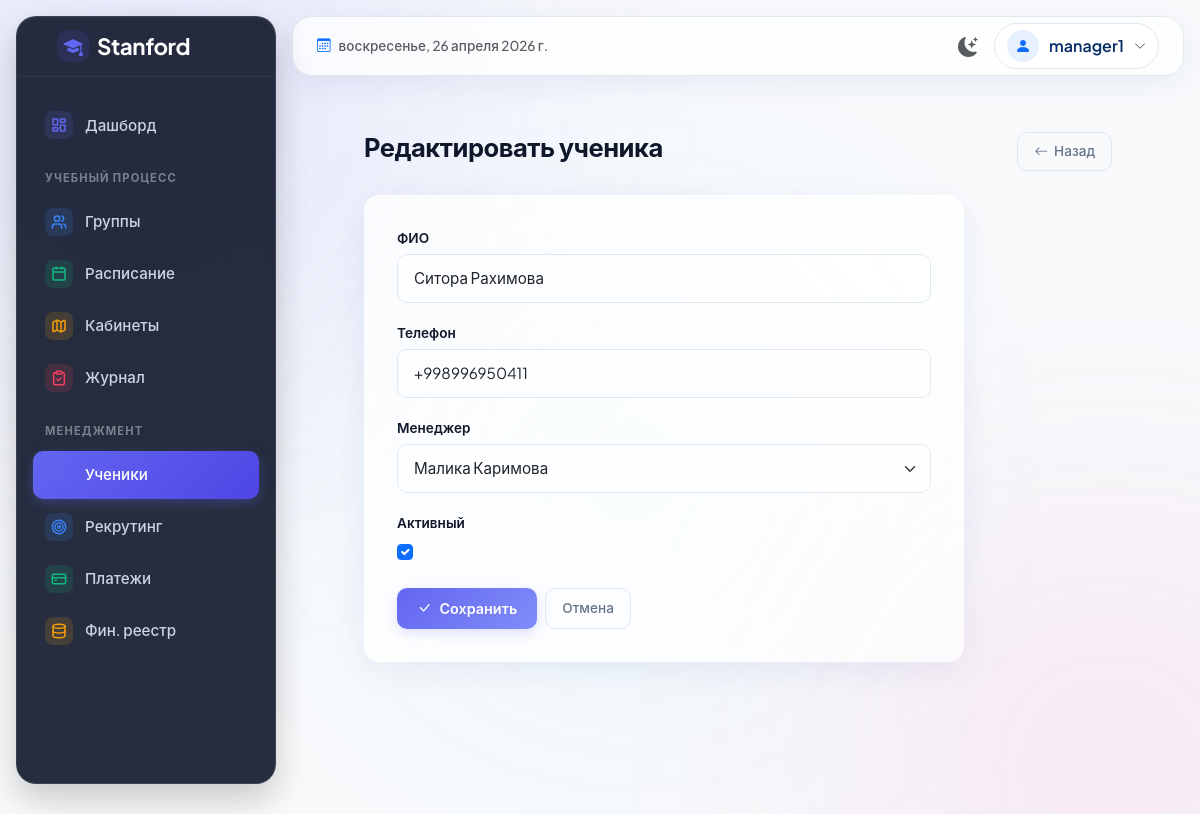
The app's page /students/41/edit/ (signed in) with its own data.
### apps/students/models.py (models this page shows, shortened)
class Student(models.Model):
    name = models.CharField('ФИО', max_length=200)
    phone = models.CharField('Телефон', max_length=20, blank=True)
    manager = models.ForeignKey(
        'managers.Manager',
        on_delete=models.SET_NULL,
        null=True,
        blank=True,
        related_name='students',
        verbose_name='Менеджер'
    )
    created_at = models.DateTimeField('Дата создания', auto_now_add=True)
    is_active = models.BooleanField('Активный', default=True)
    class Meta:
        verbose_name = 'Ученик'
        verbose_name_plural = 'Ученики'
        ordering = ['name']

### apps/students/views.py (the view, shortened to what this page needs)
# urls.py: path('<int:pk>/edit/', views.StudentUpdateView.as_view(), name='edit'),
class StudentUpdateView(LoginRequiredMixin, UpdateView):
    model = Student
    form_class = StudentForm
    template_name = 'students/student_form.html'
    success_url = reverse_lazy('students:list')
    def render_to_response(self, context, **response_kwargs):
        if 'HX-Request' in self.request.headers:
            context['modal_title'] = 'Редактировать ученика'
            return super().render_to_response(context, **response_kwargs)
        return super().render_to_response(context, **response_kwargs)
    def get_template_names(self):
        if 'HX-Request' in self.request.headers:
            return ['includes/modal_form.html']
        return [self.template_name]

### apps/students/forms.py
class StudentForm(forms.ModelForm):
    class Meta:
        model = Student
        fields = ['name', 'phone', 'manager', 'is_active']
        widgets = {
            'name': forms.TextInput(attrs={'class': 'form-control', 'placeholder': 'ФИО ученика'}),
            'phone': forms.TextInput(attrs={'class': 'form-control mask-phone', 'placeholder': '+998 XX XXX XX XX'}),
            'manager': forms.Select(attrs={'class': 'form-select'}),
            'is_active': forms.CheckboxInput(attrs={'class': 'form-check-input'}),
        }

### apps/managers/models.py (called while the page is built)
    def __str__(self):
        return self.name

### templates/students/student_form.html (shortened to what this page needs)
{% extends 'base.html' %}
{% block content %}
<div class="page-header">
    <h1 class="page-title">{% if form.instance.pk %}Редактировать ученика{% else %}Добавить ученика{% endif %}</h1>
    <a href="{% url 'students:list' %}" class="btn-outline-custom">
        <i class="bi bi-arrow-left"></i> Назад
    </a>
</div>
<div class="form-card">
    <form method="post">
        {% for field in form %}
        <div class="form-group">
            <label for="{{ field.id_for_label }}">{{ field.label }}</label>
            {{ field }}
        </div>
        {% endfor %}
        <div class="d-flex gap-2 mt-4">
            <button type="submit" class="btn-primary-custom">
                <i class="bi bi-check-lg"></i> Сохранить
            </button>
            <a href="{% url 'students:list' %}" class="btn-outline-custom">Отмена</a>
        </div>
    </form>
</div>
{% endblock %}

### templates/base.html (shortened to what this page needs)
{% load static %}
<!DOCTYPE html>
<html lang="ru" data-bs-theme="light">
<head>
    <link href="https://cdn.jsdelivr.net/npm/bootstrap@5.3.3/dist/css/bootstrap.min.css" rel="stylesheet">
    <link href="https://cdn.jsdelivr.net/npm/bootstrap-icons@1.11.3/font/bootstrap-icons.min.css" rel="stylesheet">
    <link href="{% static 'css/style.css' %}" rel="stylesheet">
</head>
<body class="bg-body-custom">
    <div class="main-bg-orb orb-2"></div>
    <div class="app-container">
        <aside class="sidebar" id="sidebar">
            <div class="sidebar-brand-area brand-area">
                <a href="{% url 'dashboard' %}" class="d-flex align-items-center gap-2 text-decoration-none px-3">
                    <div class="brand-icon" style="width:32px;height:32px;font-size:1.2rem;">
                        <i class="bi bi-mortarboard-fill"></i>
                    </div>
                    <span class="sidebar-brand-text">Stanford</span>
                </a>
            </div>
            <div class="sidebar-menu">
                <a href="{% url 'dashboard' %}" class="sidebar-link {% if request.path == '/' or '/dashboard/' in request.path %}active{% endif %}">
                    <div class="icon-pill-colored sm pill-indigo">
                        <i data-lucide="layout-dashboard"></i>
                    </div>
                    <span>Дашборд</span>
                </a>
                {% if request.user.is_superuser or request.user.manager or request.user.teacher %}
                <div class="sidebar-heading">Учебный процесс</div>
                <a href="{% url 'groups:list' %}" class="sidebar-link {% if '/groups/' in request.path and 'schedule' not in request.path %}active{% endif %}">
                    <div class="icon-pill-colored sm pill-blue">
                        <i data-lucide="users"></i>
                    </div>
                    <span>Группы</span>
                </a>
                <a href="{% url 'groups:schedule' %}" class="sidebar-link {% if '/groups/schedule' in request.path %}active{% endif %}">
                    <div class="icon-pill-colored sm pill-emerald">
                        <i data-lucide="calendar"></i>
                    </div>
                    <span>Расписание</span>
                </a>
                <a href="{% url 'groups:room_occupancy' %}" class="sidebar-link {% if '/groups/rooms' in request.path %}active{% endif %}">
                    <div class="icon-pill-colored sm pill-amber">
                        <i data-lucide="map"></i>
                    </div>
                    <span>Кабинеты</span>
                </a>
                <a href="{% url 'attendance:mark' %}" class="sidebar-link {% if '/attendance/' in request.path %}active{% endif %}">
                    <div class="icon-pill-colored sm pill-rose">
                        <i data-lucide="clipboard-check"></i>
                    </div>
                    <span>Журнал</span>
                </a>
                {% endif %}
                {% if request.user.is_superuser or request.user.manager %}
                <div class="sidebar-heading">Менеджмент</div>
                <a href="{% url 'students:list' %}" class="sidebar-link {% if '/students/' in request.path %}active{% endif %}">
                    <div class="icon-pill-colored sm pill-indigo">
                        <i data-lucide="user-plus"></i>
                    </div>
                    <span>Ученики</span>
                </a>
                <a href="{% url 'managers:recruit' %}" class="sidebar-link {% if '/managers/recruit' in request.path %}active{% endif %}">
                    <div class="icon-pill-colored sm pill-blue">
                        <i data-lucide="target"></i>
                    </div>
                    <span>Рекрутинг</span>
                </a>
                <a href="{% url 'payments:list' %}" class="sidebar-link {% if '/payments/' in request.path and 'finance' not in request.path %}active{% endif %}">
                    <div class="icon-pill-colored sm pill-emerald">
                        <i data-lucide="credit-card"></i>
                    </div>
                    <span>Платежи</span>
                </a>
                <a href="{% url 'payments:finance' %}" class="sidebar-link {% if '/payments/finance' in request.path %}active{% endif %}">
                    <div class="icon-pill-colored sm pill-amber">
                        <i data-lucide="database"></i>
                    </div>
                    <span>Фин. реестр</span>
                </a>
                {% endif %}
            </div>
        </aside>
        <main class="main-wrapper">
            <header class="top-header">
                <div class="d-flex align-items-center gap-3">
                    <div class="d-none d-md-flex align-items-center text-muted fw-medium" style="font-size: 0.85rem">
                        <i class="bi bi-calendar3 me-2 text-primary"></i><span id="currentDate"></span>
                    </div>
                </div>
                <div class="d-flex align-items-center gap-3">
                    <button class="btn btn-link text-muted p-0 m-0 border-0" id="themeToggle" title="Переключить тему">
                        <i class="bi bi-moon-stars-fill fs-5" id="themeIcon"></i>
                    </button>
                    {% if user.is_authenticated %}
                    <div class="dropdown">
                        <div class="user-profile-btn" data-bs-toggle="dropdown" aria-expanded="false">
                            <div class="rounded-circle bg-primary bg-opacity-10 d-flex align-items-center justify-content-center text-primary" style="width: 32px; height: 32px;">
                                <i class="bi bi-person-fill"></i>
                            </div>
                            <span class="fw-semibold text-primary-emphasis d-none d-sm-block fs-7">{{ user.username }}</span>
                            <i class="bi bi-chevron-down text-muted" style="font-size: 0.75rem;"></i>
                        </div>
                    </div>
                    {% endif %}
                </div>
            </header>
            <div class="main-content-fluid flex-grow-1 position-relative p-2 p-lg-4 page-entry-animate">
        <div class="container-fluid px-lg-5 px-3 py-4">
            {% block content %}{% endblock %}
        </div>
        </div>
        </main>
    </div>
</body>
</html>

### templates/base.html (style rules this page uses)
.page-entry-animate { animation: pageEntry 0.4s cubic-bezier(0.16, 1, 0.3, 1) forwards; }

### records on screen
Student: form "Ситора Рахимова" "+998996950411" "Малика Каримова" "☑"

### other values on screen
{{ user.username }} "manager1"
{{ field.label }} "ФИО" "Телефон" "Менеджер" "Активный"
